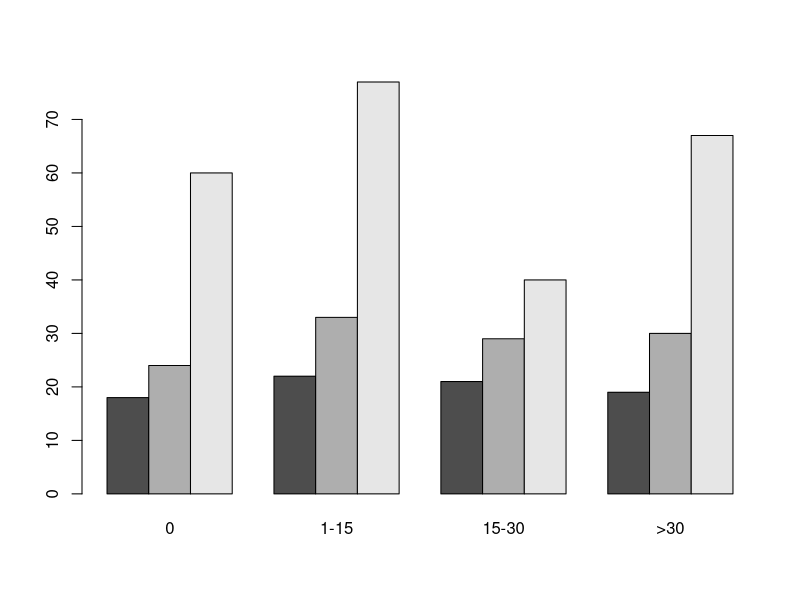
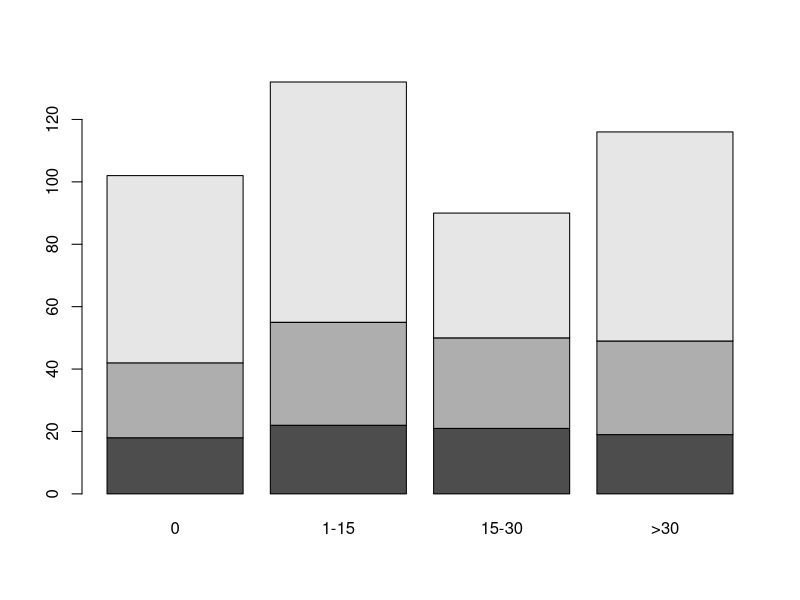
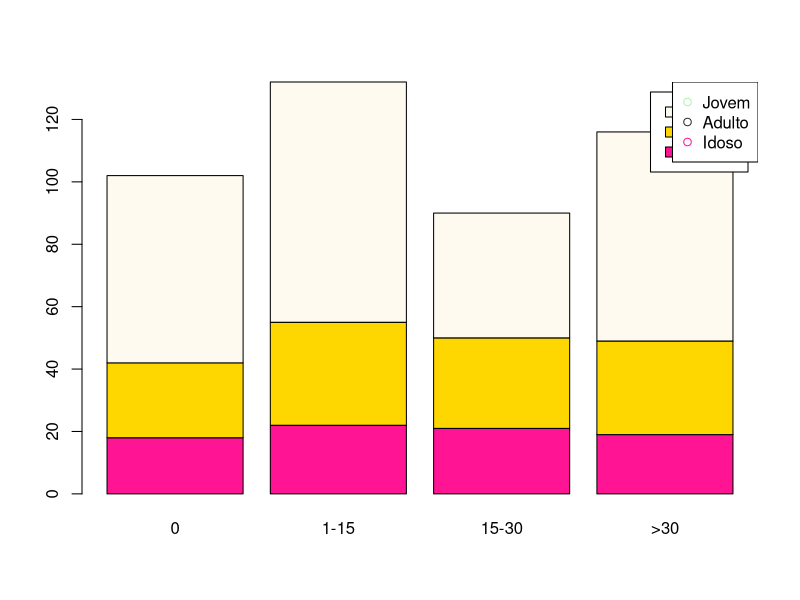

Generate these figures, in order, with R:


# Preparando os dados - numero de casamentos em uma igreja de POA
dados <- matrix(c(18,22,21,19,24,33,29,30,60,77,40,67), nrow = 3, byrow = T)
dados

# Nomeando linhas e colunas na matriz
colnames(dados) <- c("0","1-15","15-30",">30")
rownames(dados) <- c("Jovem","Adulto","Idoso")
dados

# Construindo o Barplot
barplot(dados, beside = T)
barplot(dados)


# Construindo o plot - Stacked Bar Plot
# As 3 faixas de idade sao representadas na mesma coluna para as diferentes quantidades
barplot(dados, col = c("deeppink", "gold", "floralwhite"), legend = c("Jovem","Adulto","Idoso"))

# Crie uma legenda para o grafico anterior
legend("topright", pch = 1, col = c("darkseagreen2", "gray18", "deeppink"), legend = c("Jovem","Adulto","Idoso"))

